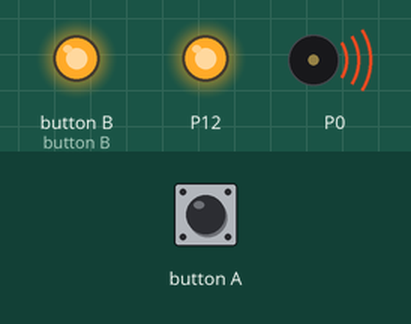
Simulated run of this program. Board: BBC micro:bit (MakeCode). On the bench: output pins drawn as LEDs (lit = HIGH), buzzer (waves = sounding). Inputs (shaded band) come from the test bench.

Above: at 1.2 s.
1.3 s: button A pressed for 1.85 s
At 2.1 s:
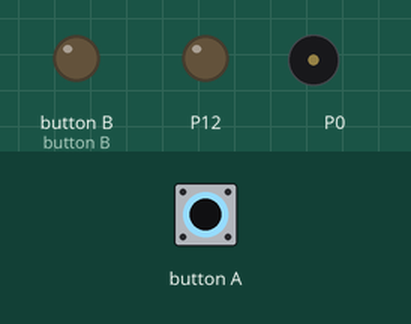
5.6 s: button A pressed for 3.2 s
At 9.06 s:
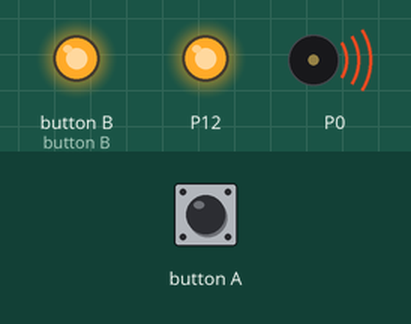
Timing chart, 0 to 16.3 s (numbered marks = the images above; inputs shaded):
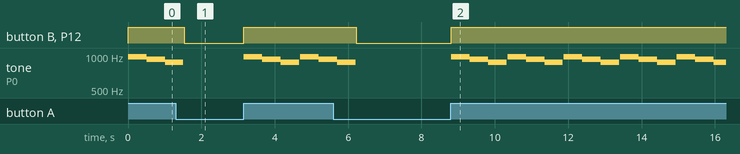

The program:

main.ts
```typescript
pins.digitalWritePin(DigitalPin.P11, 0)
pins.digitalWritePin(DigitalPin.P12, 0)
basic.forever(function () {
    if (pins.digitalReadPin(DigitalPin.P5) == 1) {
        pins.digitalWritePin(DigitalPin.P11, 1)
        pins.digitalWritePin(DigitalPin.P12, 1)
        music.play(music.tonePlayable(988, music.beat(BeatFraction.Whole)), music.PlaybackMode.UntilDone)
        music.play(music.tonePlayable(932, music.beat(BeatFraction.Whole)), music.PlaybackMode.UntilDone)
        music.play(music.tonePlayable(880, music.beat(BeatFraction.Whole)), music.PlaybackMode.UntilDone)
    } else {
        pins.digitalWritePin(DigitalPin.P12, 0)
        pins.digitalWritePin(DigitalPin.P11, 0)
    }
})
```

test.ts
```typescript
// οι δοκιμές πηγαίνουν εδώ, δεν θα γίνει εκτέλεση όταν αυτό το πακέτο χρησιμοποιηθεί ως επέκταση.
```

Measured:
- after the input at 1.3 s, button B, P12: HIGH → LOW after 0.24 s, → HIGH 1.6 s later
- after the input at 5.6 s, button B, P12: HIGH → LOW after 0.63 s, → HIGH 2.6 s later
- by itself, tone on P0: plays 880 Hz for 0.50 s, 988 Hz for 0.51 s, 932 Hz for 0.51 s, 880 Hz for 0.50 s, 988 Hz for 0.51 s, 932 Hz for 0.51 s … (16 notes in this stretch)
